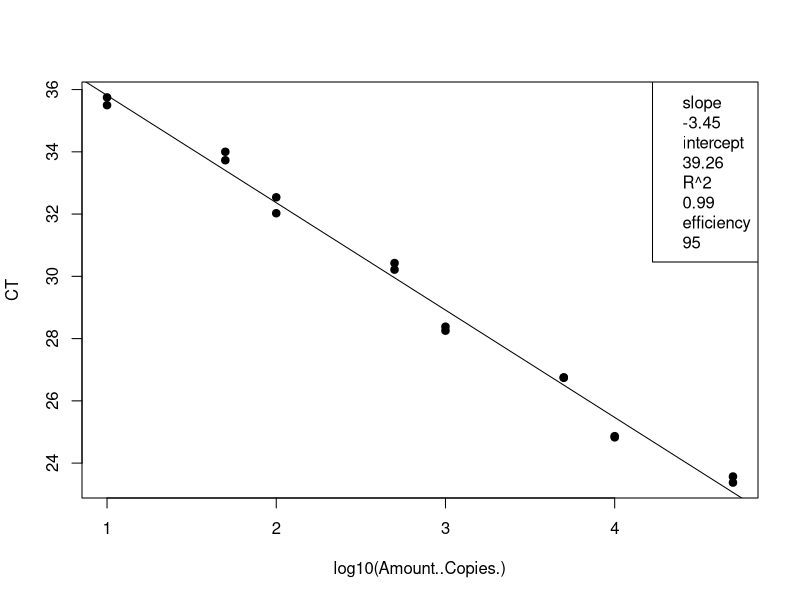
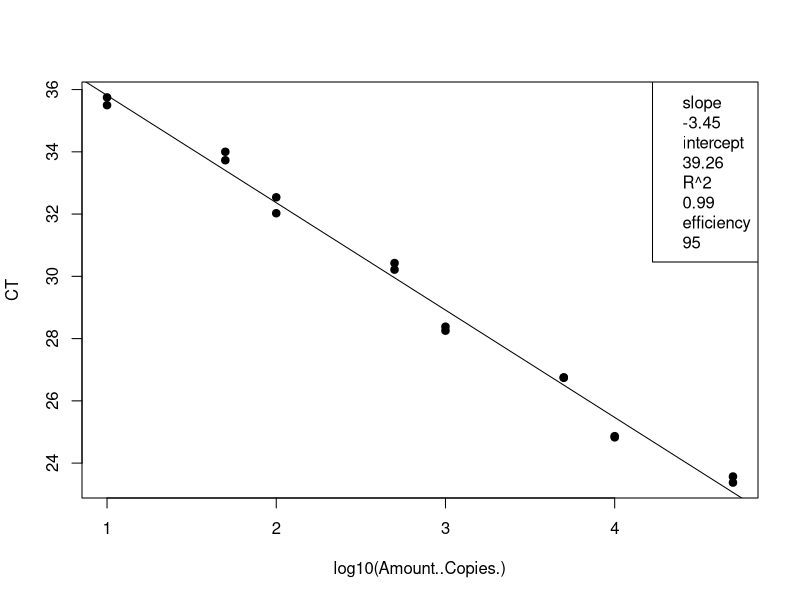
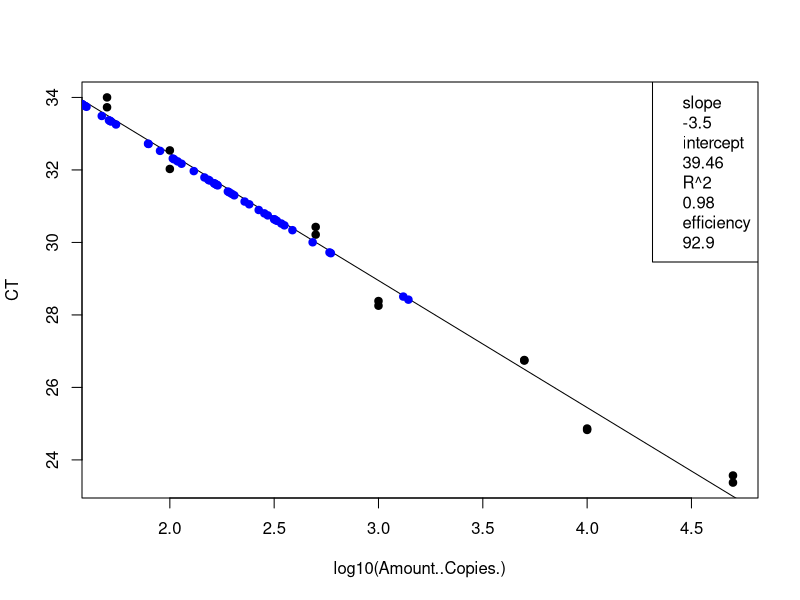
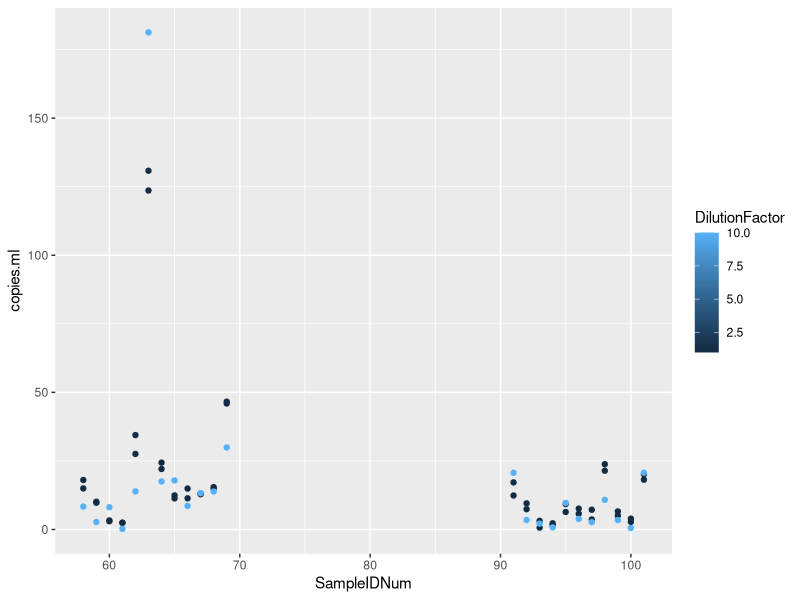

Recreate these plots in R, in order.
## ---- chunk 1
knitr::opts_chunk$set(echo = TRUE)

## ---- chunk 2
# load the data (note data file must be in this repository)
data <- read.csv("Plate3_Entero_qPCRConversion.csv")
View(data)

# clean up the data file (there is some stuff at the bottom and extra blank rows)
#data <- data[-92:-93,] # This removes rows 92-95
View(data)

# assign to the correct data class #warning message about NAs is OK
class(data$CT) # check the data class type
data$CT <- as.numeric(as.character(data$CT)) # change to numeric
data$Amount..Copies. <- as.numeric(as.character(data$Amount..Copies.)) # change to numeric
## ---- chunk 3
# linear regression of standard curve
standards = data[1:16,]
standardCurve <- lm(CT ~ log10(Amount..Copies.), data = standards)
  
standardCurvePlot <- plot(CT ~ log10(Amount..Copies.), data = standards, pch=19) 
abline(coef(standardCurve)) 
legend("topright", legend=c(paste= "slope", round(standardCurve$coefficients[2], 2), 
                            paste= "intercept", round(standardCurve$coefficients[1], 2), 
                            paste= "R^2", round(summary(standardCurve)$r.squared, 2),
                            paste = "efficiency", round((10^(-1/standardCurve$coefficients[2])-1)*100, 1)))
## ---- chunk 4
# remove standards that sucked and redo analysis NOT NEEDED 21 Jan 2020
#standards <- standards[-15:-16,] # uncomment this line and change which rows to remove
standardCurve <- lm(CT ~ log10(Amount..Copies.), data = standards)

standardCurvePlot <- plot(CT ~ log10(Amount..Copies.), data = standards, pch=19)
abline(coef(standardCurve))
col = "blue"
legend("topright", legend=c(paste= "slope", round(standardCurve$coefficients[2], 2),
                            paste= "intercept", round(standardCurve$coefficients[1], 2),
                            paste= "R^2", round(summary(standardCurve)$r.squared, 2),
                            paste = "efficiency", round((10^(-1/standardCurve$coefficients[2])-1)*100, 1)))
## ---- chunk 5
# data set of unknowns including info on standard curve
#unknowns = subset(data, Name == "UNKNOWN")
unknowns = data[17:85,]
#unknowns <- unknowns[-1:-3,] # uncomment this line and change which rows to remove if these samples were outside of the standard curve

# add new columns to the data table
unknowns$plate_num = 1 #change to the actual plate number
unknowns$standard_slope = standardCurve$coefficients[2]
unknowns$standard_intercept = standardCurve$coefficients[1]
unknowns$R2 = summary(standardCurve)$r.squared
unknowns$efficiency =  (10^(-1/standardCurve$coefficients[2])-1)*100
  
# add a new column that interpolates copies/well from Ct for the unknowns
unknowns$log.copies.well = ((unknowns$CT - standardCurve$coefficients[1])/standardCurve$coefficients[2])
unknowns$copies.well = 10^unknowns$log.copies.well

# copies/ul extract accounting for dilution factor
vol.well = 3 #qPCR template volume in ul
unknowns$vol.well = vol.well
unknowns$copies.ul = ((unknowns$copies.well/vol.well)*unknowns$DilutionFactor)

# copies/extraction
vol.elution = 110 #DNA extraction elution volume in ul
unknowns$vol.elution = vol.elution
unknowns$copies.extraction = (unknowns$copies.ul*vol.elution)

# copies/ml #Volume is volume of sample filtered in mL
unknowns$copies.ml = (unknowns$copies.extraction/unknowns$Volume)


## ---- chunk 6
standards <- standards[-15:-16,] # uncomment this line and change which rows to remove
standardCurve <- lm(CT ~ log10(Amount..Copies.), data = standards)

standardCurvePlot <- plot(CT ~ log10(Amount..Copies.), data = standards, pch=19)
abline(coef(standardCurve))
col = "blue"
legend("topright", legend=c(paste= "slope", round(standardCurve$coefficients[2], 2),
                            paste= "intercept", round(standardCurve$coefficients[1], 2),
                            paste= "R^2", round(summary(standardCurve)$r.squared, 2),
                            paste = "efficiency", round((10^(-1/standardCurve$coefficients[2])-1)*100, 1)))

unknowns = unknowns[1:69,]
standardCurve <- lm(CT ~ log10(copies.well), data = unknowns)

standardCurvePlot <- points(CT ~ log10(copies.well), data = unknowns, pch=19, col = "blue")


#abline(coef(standardCurve))
#legend("topright", legend=c(paste= "slope", round(standardCurve$coefficients[2], 2),
                            #paste= "intercept", round(standardCurve$coefficients[1], 2),
                            #paste= "R^2", round(summary(standardCurve)$r.squared, 2),
                            #paste = "efficiency", round((10^(-1/standardCurve$coefficients[2])-1)*100, 1)))
## ---- chunk 7
# make a plot that compares the diluted to undiluted replicates for each sample including dilution factor
library("ggplot2")
unknowns$SampleIDNum <- as.numeric(as.character(unknowns$SampleIDNum)) # change to numeric
replicates = unknowns[1:71,]
#replicates <- replicates[-18,] # This removes rows (B11)
#replicates <- replicates[-32,] # This removes rows (D8)
#replicates <- replicates[-55,] # This removes rows (G5)
qplot(SampleIDNum,copies.ml, data=replicates, col=DilutionFactor)
## ---- chunk 8
# write csv file
write.csv(unknowns, file = "Plate3_Entero_ConvertedData.csv", row.names=FALSE, na="")

# average the replicates (if not strongly inhibited) and make a new file
averaged = unknowns[1:69,]
averaged$averaged <- tapply(unknowns$copies.ml, unknowns$SampleIDNum, mean)
write.csv(averaged, file = "Plate3_Entero_Averaged.csv", row.names=FALSE, na="")
